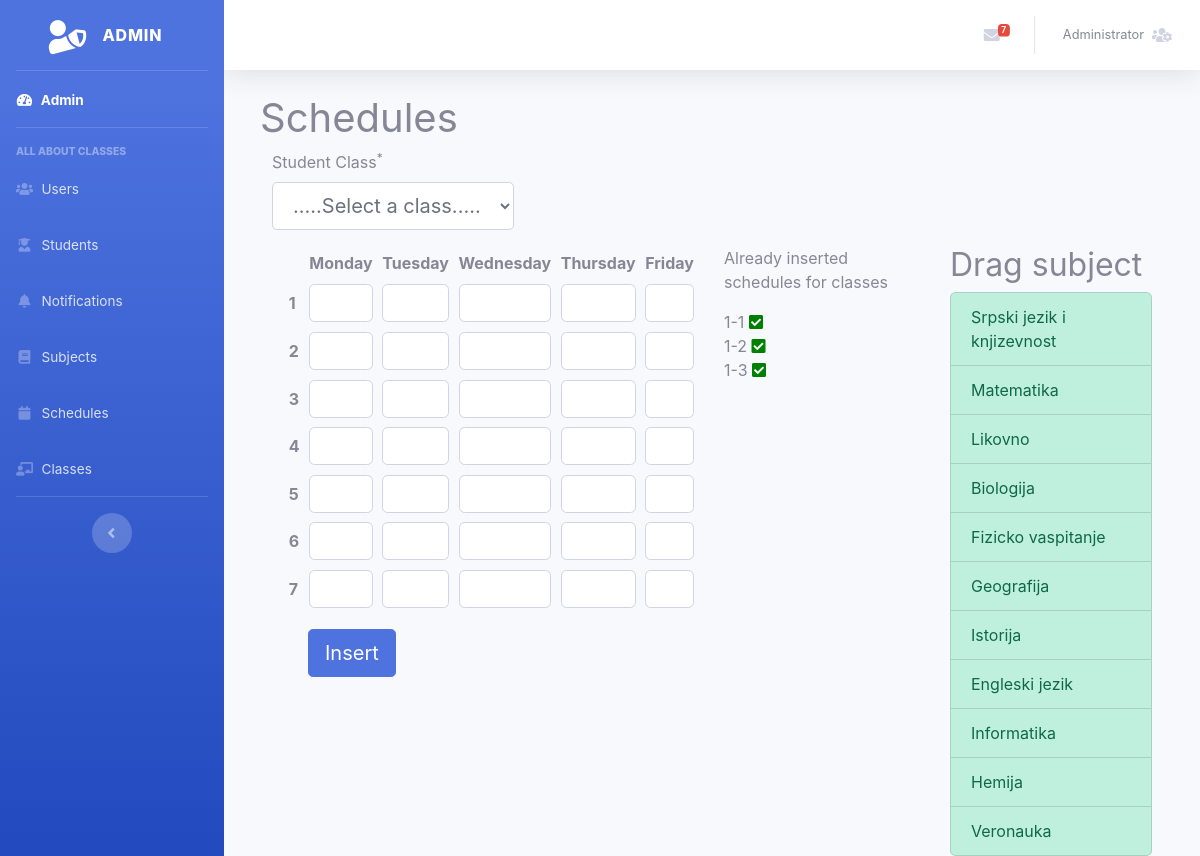
The app's page /schedules/insert (signed in) with its own data.
### tables this page shows
CREATE TABLE IF NOT EXISTS `subjects` (
  `id_subject` int(11) NOT NULL AUTO_INCREMENT,
  `name` varchar(45) NOT NULL,
  PRIMARY KEY (`id_subject`)
);

### app/libraries/Core.php (called while the page is built, shortened)
<?php
  class Core {
    protected $currentMethod = 'index';
    public function __construct(){
      $url = $this->getUrl();
      if(file_exists('../app/controllers/' . ucwords($url[0]). '.php')){
        unset($url[0]);
      }
      $this->currentController = new $this->currentController;
      if(isset($url[1])){
        if(method_exists($this->currentController, $url[1])){
          $this->currentMethod = $url[1];
          unset($url[1]);
        }
      }
      $this->params = $url ? array_values($url) : [];
      call_user_func_array([$this->currentController, $this->currentMethod], $this->params);
    }
    public function getUrl(){
      if(isset($_GET['url'])){
        $url = rtrim($_GET['url'], '/');
        $url = filter_var($url, FILTER_SANITIZE_URL);
        $url = explode('/', $url);
        return $url;
      }
    }
  }

### public/index.php (called while the page is built, shortened)
<?php
$init = new Core;

### app/libraries/Database.php (called while the page is built, shortened)
<?php
class Database
{
  private $host = DB_HOST;
  private $user = DB_USER;
  private $pass = DB_PASS;
  private $dbname = DB_NAME;
  private $dbh;
  private $stmt;
  public function __construct()
  {
    $dsn = 'mysql:host=' . $this->host . ';dbname=' . $this->dbname;
    $options = array(
      PDO::ATTR_PERSISTENT => true,
      PDO::ATTR_ERRMODE => PDO::ERRMODE_EXCEPTION
    );
    try {
      $this->dbh = new PDO($dsn, $this->user, $this->pass, $options);
    } catch (PDOException $e) {
      $this->error = $e->getMessage();
      echo $this->error;
    }
  }
  public function query($sql)
  {
    $this->stmt = $this->dbh->prepare($sql);
  }
  public function execute()
  {
    return $this->stmt->execute();
  }
  public function resultSet($fetch = PDO::FETCH_OBJ)
  {
    $this->execute();
    return $this->stmt->fetchAll($fetch);
  }
}

### app/models/Schedule.php (called while the page is built, shortened)
<?php
class Schedule
{
    private $db;
    public function __construct()
    {
        $this->db = new Database();
    }
    public function getClassWithSchedule()
    {
        $this->db->query('SELECT DISTINCT name FROM school_classes JOIN schedules ON school_classes.id_school_class =
        schedules.class_id ');
        $row = $this->db->resultSet(PDO::FETCH_ASSOC);
        return $row;
    }
}

### app/models/Subject.php (called while the page is built, shortened)
<?php
class Subject
{
    private $db;
    public function __construct()
    {
        $this->db = new Database();
    }
    public function showallSubjects() {
        $this->db->query('SELECT id_subject, name FROM subjects');
        $subjects = $this->db->resultSet();
        return $subjects;
    }
}

### app/views/admin/schedules/insert.php (the view, shortened to what this page needs)
<?php require APPROOT . '/views/inc/admin/header.php'; ?>
<div id="page-wrapper">
    <div class="container-fluid">
        <div class="row">
            <h1 class="page-header">
                Schedules
            </h1>
        </div>
        <form action="<?php echo URLROOT; ?>/schedules/insert" method="POST">
            <div class="col-lg-12">
                <div class="form-group">
                    <div class="row">
                        <div class="col-xs-2">
                            <label for="id_school_class">Student Class<sup>*</sup></label>
                            <select name="id_school_class" id="id_school_class" class="form-control form-control-lg input-medium">
                                <option value='' selected>.....Select a class.....</option>
                            </select>
                        </div>
                    </div>
                </div>
            </div>
            <div class="row">
                <div class="col-6">
                    <div class="table-responsive col-sm">
                        <table class="table-sm ">
                            <thead>
                                <tr>
                                    <th scope="col"></th>
                                    <th scope="col">Monday</th>
                                    <th scope="col">Tuesday</th>
                                    <th scope="col">Wednesday</th>
                                    <th scope="col">Thursday</th>
                                    <th scope="col">Friday</th>
                                </tr>
                            </thead>
                            <tbody>
                                <tr>
                                    <th scope="row">1</th>
                                    <td>
                                        <input type="text" class='form-control' name='a1' size="12">
                                    </td>
                                    <td>
                                        <input type="text" class='form-control' name='b1' size="12">
                                    </td>
                                    <td>
                                        <input type="text" class='form-control' name='c1' size="12">
                                    </td>
                                    <td>
                                        <input type="text" class='form-control' name='d1' size="12">
                                    </td>
                                    <td>
                                        <input type="text" class='form-control' name='e1' size="12">
                                    </td>
                                </tr>
                                <tr>
                                    <th scope="row">2</th>
                                    <td>
                                        <input type="text" class='form-control' name='a2' size="12">
                                    </td>
                                    <td>
                                        <input type="text" class='form-control' name='b2' size="12">
                                    </td>
                                    <td>
                                        <input type="text" class='form-control' name='c2' size="12">
                                    </td>
                                    <td>
                                        <input type="text" class='form-control' name='d2' size="12">
                                    </td>
                                    <td>
                                        <input type="text" class='form-control' name='e2' size="12">
                                    </td>
                                </tr>
                                <tr>
                                    <th scope="row">3</th>
                                    <td>
                                        <input type="text" class='form-control' name='a3' size="12">
                                    </td>
                                    <td>
                                        <input type="text" class='form-control' name='b3' size="12">
                                    </td>
                                    <td>
                                        <input type="text" class='form-control' name='c3' size="12">
                                    </td>
                                    <td>
                                        <input type="text" class='form-control' name='d3' size="12">
                                    </td>
                                    <td>
                                        <input type="text" class='form-control' name='e3' size="12">
                                    </td>
                                </tr>
                                <tr>
                                    <th scope="row">4</th>
                                    <td>
                                        <input type="text" class='form-control' name='a4' size="12">
                                    </td>
                                    <td>
                                        <input type="text" class='form-control' name='b4' size="12">
                                    </td>
                                    <td>
                                        <input type="text" class='form-control' name='c4' size="12">
                                    </td>
                                    <td>
                                        <input type="text" class='form-control' name='d4' size="12">
                                    </td>
                                    <td>
                                        <input type="text" class='form-control' name='e4' size="12">
                                    </td>
                                </tr>
                                <tr>
                                    <th scope="row">5</th>
                                    <td>
                                        <input type="text" class='form-control' name='a5' size="12">
                                    </td>
                                    <td>
                                        <input type="text" class='form-control' name='b5' size="12">
                                    </td>
                                    <td>
                                        <input type="text" class='form-control' name='c5' size="12">
                                    </td>
                                    <td>
                                        <input type="text" class='form-control' name='d5' size="12">
                                    </td>
                                    <td>
                                        <input type="text" class='form-control' name='e5' size="12">
                                    </td>
                                </tr>
                                <tr>
                                    <th scope="row">6</th>
                                    <td>
                                        <input type="text" class='form-control' name='a6' size="12">
                                    </td>
                                    <td>
                                        <input type="text" class='form-control' name='b6' size="12">
                                    </td>
                                    <td>
                                        <input type="text" class='form-control' name='c6' size="12">
                                    </td>
                                    <td>
                                        <input type="text" class='form-control' name='d6' size="12">
                                    </td>
                                    <td>
                                        <input type="text" class='form-control' name='e6' size="12">
                                    </td>
                                </tr>
                                <tr>
                                    <th scope="row">7</th>
                                    <td>
                                        <input type="text" class='form-control' name='a7' size="12">
                                    </td>
                                    <td>
                                        <input type="text" class='form-control' name='b7' size="12">
                                    </td>
                                    <td>
                                        <input type="text" class='form-control' name='c7' size="12">
                                    </td>
                                    <td>
                                        <input type="text" class='form-control' name='d7' size="12">
                                    </td>
                                    <td>
                                        <input type="text" class='form-control' name='e7' size="12">
                                    </td>
                                </tr>
                            </tbody>
                        </table>
                        <div class="col-4 mt-3 pl-3">
                            <button class="btn btn-primary btn-lg insert-rand-button" type="submit" name="insert">Insert</button>
                        </div>
                    </div>
                </div>
                <div class="col">
                    <p>Already inserted schedules for classes</p>
                    <ul class="list-inline">
                        <?php
                        foreach ($data['schedule_class'] as $class) {
                            echo  '<li>' . $class['name'] . '  <i style="color:green;" class="fa fa-check-square">  </i></li>';
                        }
                        ?>
                    </ul>
                </div>
                <div class="col">
                    <div id="subjects_drag">
                        <h2>Drag subject </h2>
                        <div class="list-inline">
                            <?php foreach ($data['subjects'] as $subject) : ?>
                                <?php echo "<div class='list-group-item all-copy list-group-item-success sw-resize text'> $subject->name </div>" ?>
                            <?php endforeach; ?>
                        </div>
                    </div>
                </div>
            </div>
    </div>
</div>
</div>
</div>
</div>
<?php require APPROOT . '/views/inc/admin/footer.php'; ?>

### public/css/admin/style.css (style rules this page uses)
.sw-resize { cursor: move; }
.all-copy { -webkit-user-select: all; -moz-user-select: all; -ms-user-select: all; user-select: all; }
.insert-rand-button { margin-left: 8px; }

### records on screen
subjects: name "Srpski jezik i knjizevnost"
subjects: name "Matematika"
subjects: name "Likovno"
subjects: name "Biologija"
subjects: name "Fizicko vaspitanje"
subjects: name "Geografija"
subjects: name "Istorija"
subjects: name "Engleski jezik"
subjects: name "Informatika"
subjects: name "Hemija"
subjects: name "Veronauka"

### other values on screen
$class['name'] "1-1"
$class['name'] "1-2"
$class['name'] "1-3"
